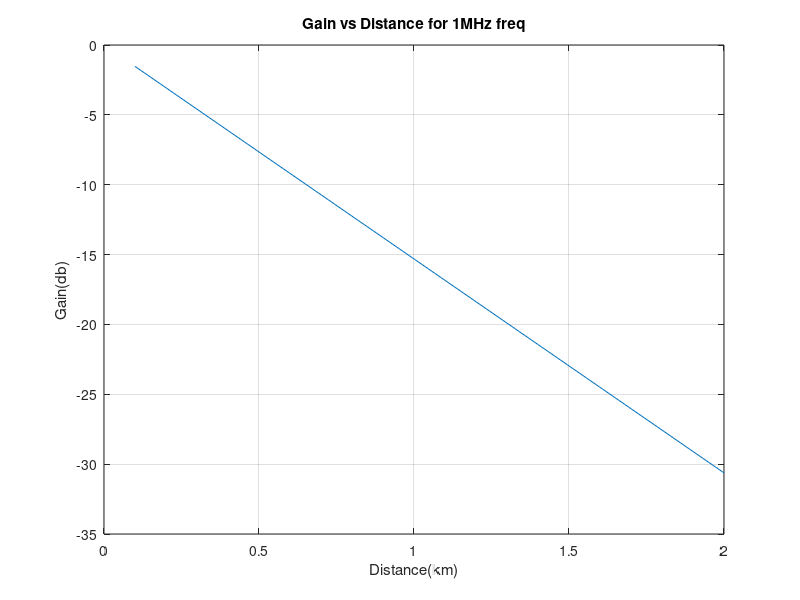
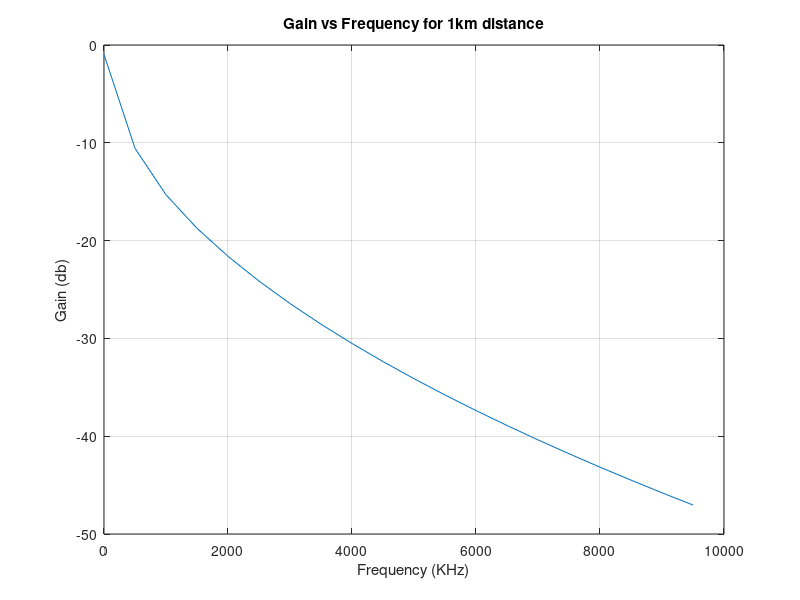

These charts were generated, in order, by the following MATLAB code:
%%%% Part A
f = 10^6
d = [.1:.1:2]

for i = 1:length(d)
R = (409^4+.3822*f^2)^.25
L = (607*10^-6+500*10^-6*(f/609000)^5.269)/(1+(f/609000)^5.269)
G = 0
C = 40*10^-9
gamma = ((R+j*2*pi*f*L)*(j*2*pi*f*C))^.5
H_f(i) = exp(-1*gamma*d(i))
H_db(i) = 10*log10(abs(H_f(i)))
end

figure(1)
plot(d,H_db);
title('Gain vs Distance for 1MHz freq');
xlabel('Distance(km)');
ylabel('Gain(db)');
grid on 

%%%% Part B

d = 1
f = [1:500:10000]

for i = 1:20
R = (409^4 + .3822*(f(i)*1000)^2)^.25
L = (607*10^-6 + 500*10^-6*(f(i)/609)^5.269)/(1+(f(i)/609)^5.269)
G = 0
C = 40*10^-9
gamma = ((R+j*2*pi*f(i)*1000*L)*(j*2*pi*f(i)*1000*C))^.5
H_f(i) = exp(-1*gamma*d)
H_db(i) = 10*log10(abs(H_f(i)))
end

figure(2)
plot(f,H_db);
title('Gain vs Frequency for 1km distance');
xlabel('Frequency (KHz)');
ylabel('Gain (db)');
grid on 







